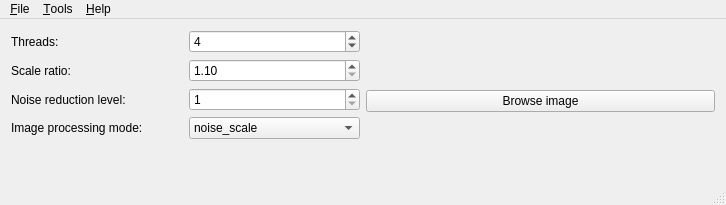
<?xml version="1.0" encoding="UTF-8"?>
<ui version="4.0">
 <class>MainWindow</class>
 <widget class="QMainWindow" name="MainWindow">
  <property name="geometry">
   <rect>
    <x>0</x>
    <y>0</y>
    <width>726</width>
    <height>205</height>
   </rect>
  </property>
  <property name="windowTitle">
   <string>MainWindow</string>
  </property>
  <property name="locale">
   <locale language="English" country="UnitedStates"/>
  </property>
  <widget class="QWidget" name="centralWidget">
   <layout class="QHBoxLayout" name="horizontalLayout">
    <item>
     <layout class="QVBoxLayout" name="verticalLayout">
      <item>
       <layout class="QHBoxLayout" name="horizontalLayout_2">
        <item>
         <widget class="QLabel" name="label">
          <property name="text">
           <string>Threads:</string>
          </property>
         </widget>
        </item>
        <item>
         <widget class="QSpinBox" name="threadsBox">
          <property name="minimum">
           <number>1</number>
          </property>
          <property name="value">
           <number>4</number>
          </property>
         </widget>
        </item>
       </layout>
      </item>
      <item>
       <layout class="QHBoxLayout" name="horizontalLayout_5">
        <item>
         <widget class="QLabel" name="label_3">
          <property name="text">
           <string>Scale ratio:</string>
          </property>
         </widget>
        </item>
        <item>
         <widget class="QDoubleSpinBox" name="scaleRatioBox">
          <property name="minimum">
           <double>1.100000000000000</double>
          </property>
          <property name="singleStep">
           <double>0.100000000000000</double>
          </property>
         </widget>
        </item>
       </layout>
      </item>
      <item>
       <layout class="QHBoxLayout" name="horizontalLayout_6">
        <item>
         <widget class="QLabel" name="label_4">
          <property name="text">
           <string>Noise reduction level:</string>
          </property>
         </widget>
        </item>
        <item>
         <widget class="QSpinBox" name="noiseReductionLevel">
          <property name="minimum">
           <number>1</number>
          </property>
          <property name="maximum">
           <number>2</number>
          </property>
         </widget>
        </item>
       </layout>
      </item>
      <item>
       <layout class="QHBoxLayout" name="horizontalLayout_3">
        <item>
         <widget class="QLabel" name="label_5">
          <property name="text">
           <string>Image processing mode:</string>
          </property>
         </widget>
        </item>
        <item>
         <widget class="QComboBox" name="imageProcessingModeBox">
          <property name="currentIndex">
           <number>2</number>
          </property>
          <item>
           <property name="text">
            <string>noise</string>
           </property>
          </item>
          <item>
           <property name="text">
            <string>scale</string>
           </property>
          </item>
          <item>
           <property name="text">
            <string>noise_scale</string>
           </property>
          </item>
         </widget>
        </item>
       </layout>
      </item>
      <item>
       <spacer name="verticalSpacer">
        <property name="orientation">
         <enum>Qt::Vertical</enum>
        </property>
        <property name="sizeHint" stdset="0">
         <size>
          <width>20</width>
          <height>40</height>
         </size>
        </property>
       </spacer>
      </item>
     </layout>
    </item>
    <item>
     <layout class="QVBoxLayout" name="verticalLayout_2">
      <item>
       <widget class="QPushButton" name="browseButton">
        <property name="text">
         <string>Browse image</string>
        </property>
       </widget>
      </item>
     </layout>
    </item>
   </layout>
  </widget>
  <widget class="QMenuBar" name="menuBar">
   <property name="geometry">
    <rect>
     <x>0</x>
     <y>0</y>
     <width>726</width>
     <height>23</height>
    </rect>
   </property>
   <widget class="QMenu" name="menu_File">
    <property name="title">
     <string>&amp;File</string>
    </property>
    <addaction name="action_Open_image"/>
    <addaction name="separator"/>
    <addaction name="actionE_xit"/>
   </widget>
   <widget class="QMenu" name="menu_Tool">
    <property name="title">
     <string>&amp;Tools</string>
    </property>
    <addaction name="action_Preferences"/>
   </widget>
   <widget class="QMenu" name="menu_Help">
    <property name="title">
     <string>&amp;Help</string>
    </property>
    <addaction name="action_About_waifu2x_converter_qt"/>
    <addaction name="separator"/>
    <addaction name="actionAbout_Qt"/>
   </widget>
   <addaction name="menu_File"/>
   <addaction name="menu_Tool"/>
   <addaction name="menu_Help"/>
  </widget>
  <widget class="QStatusBar" name="statusBar"/>
  <action name="action_Open_image">
   <property name="text">
    <string>&amp;Open image</string>
   </property>
  </action>
  <action name="actionE_xit">
   <property name="text">
    <string>E&amp;xit</string>
   </property>
  </action>
  <action name="action_Preferences">
   <property name="text">
    <string>&amp;Preferences</string>
   </property>
  </action>
  <action name="action_About_waifu2x_converter_qt">
   <property name="text">
    <string>&amp;About waifu2x-converter-qt</string>
   </property>
  </action>
  <action name="actionAbout_Qt">
   <property name="text">
    <string>About Qt</string>
   </property>
  </action>
 </widget>
 <layoutdefault spacing="6" margin="11"/>
 <resources/>
 <connections/>
</ui>
